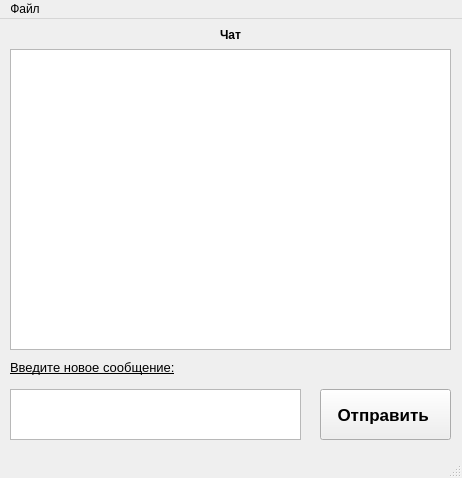
<?xml version="1.0" encoding="UTF-8"?>
<ui version="4.0">
 <class>MainClientWindow</class>
 <widget class="QMainWindow" name="MainClientWindow">
  <property name="geometry">
   <rect>
    <x>0</x>
    <y>0</y>
    <width>462</width>
    <height>478</height>
   </rect>
  </property>
  <property name="minimumSize">
   <size>
    <width>400</width>
    <height>400</height>
   </size>
  </property>
  <property name="windowTitle">
   <string>Чат Программа alpha release</string>
  </property>
  <widget class="QWidget" name="centralwidget">
   <widget class="QLabel" name="label_history">
    <property name="geometry">
     <rect>
      <x>10</x>
      <y>0</y>
      <width>441</width>
      <height>31</height>
     </rect>
    </property>
    <property name="font">
     <font>
      <weight>75</weight>
      <bold>true</bold>
      <underline>false</underline>
     </font>
    </property>
    <property name="text">
     <string>Чат</string>
    </property>
    <property name="alignment">
     <set>Qt::AlignCenter</set>
    </property>
   </widget>
   <widget class="QTextEdit" name="text_message">
    <property name="geometry">
     <rect>
      <x>10</x>
      <y>370</y>
      <width>291</width>
      <height>51</height>
     </rect>
    </property>
   </widget>
   <widget class="QLabel" name="label_new_message">
    <property name="geometry">
     <rect>
      <x>10</x>
      <y>340</y>
      <width>171</width>
      <height>16</height>
     </rect>
    </property>
    <property name="font">
     <font>
      <pointsize>10</pointsize>
      <underline>true</underline>
     </font>
    </property>
    <property name="text">
     <string>Введите новое сообщение:</string>
    </property>
   </widget>
   <widget class="QListView" name="list_messages">
    <property name="geometry">
     <rect>
      <x>10</x>
      <y>30</y>
      <width>441</width>
      <height>301</height>
     </rect>
    </property>
   </widget>
   <widget class="QPushButton" name="btn_send">
    <property name="geometry">
     <rect>
      <x>320</x>
      <y>370</y>
      <width>131</width>
      <height>51</height>
     </rect>
    </property>
    <property name="font">
     <font>
      <pointsize>13</pointsize>
      <weight>75</weight>
      <italic>false</italic>
      <bold>true</bold>
     </font>
    </property>
    <property name="text">
     <string>Отправить </string>
    </property>
   </widget>
  </widget>
  <widget class="QMenuBar" name="menubar">
   <property name="geometry">
    <rect>
     <x>0</x>
     <y>0</y>
     <width>462</width>
     <height>22</height>
    </rect>
   </property>
   <widget class="QMenu" name="menu">
    <property name="title">
     <string>Файл</string>
    </property>
    <addaction name="separator"/>
    <addaction name="menu_clear"/>
    <addaction name="menu_exit"/>
   </widget>
   <addaction name="menu"/>
  </widget>
  <widget class="QStatusBar" name="statusBar"/>
  <action name="menu_exit">
   <property name="text">
    <string>Выход</string>
   </property>
  </action>
  <action name="menu_add_contact">
   <property name="text">
    <string>Добавить контакт</string>
   </property>
  </action>
  <action name="menu_del_contact">
   <property name="text">
    <string>Удалить контакт</string>
   </property>
  </action>
  <action name="menu_clear">
   <property name="text">
    <string>Очистить</string>
   </property>
  </action>
 </widget>
 <resources/>
 <connections/>
</ui>
